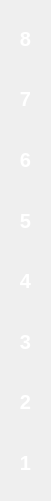
  <widget class="QWidget" name="verticalLayoutWidget">
   <property name="geometry">
    <rect>
     <x>40</x>
     <y>70</y>
     <width>51</width>
     <height>501</height>
    </rect>
   </property>
   <layout class="QVBoxLayout" name="verticalLayout">
    <item>
     <widget class="QLabel" name="label_10">
      <property name="font">
       <font>
        <pointsize>15</pointsize>
        <bold>true</bold>
       </font>
      </property>
      <property name="styleSheet">
       <string notr="true">color: white;</string>
      </property>
      <property name="text">
       <string>8</string>
      </property>
      <property name="alignment">
       <set>Qt::AlignCenter</set>
      </property>
     </widget>
    </item>
    <item>
     <widget class="QLabel" name="label_11">
      <property name="font">
       <font>
        <pointsize>15</pointsize>
        <bold>true</bold>
       </font>
      </property>
      <property name="styleSheet">
       <string notr="true">color: white;</string>
      </property>
      <property name="text">
       <string>7</string>
      </property>
      <property name="alignment">
       <set>Qt::AlignCenter</set>
      </property>
     </widget>
    </item>
    <item>
     <widget class="QLabel" name="label_14">
      <property name="font">
       <font>
        <pointsize>15</pointsize>
        <bold>true</bold>
       </font>
      </property>
      <property name="styleSheet">
       <string notr="true">color: white;</string>
      </property>
      <property name="text">
       <string>6</string>
      </property>
      <property name="alignment">
       <set>Qt::AlignCenter</set>
      </property>
     </widget>
    </item>
    <item>
     <widget class="QLabel" name="label_16">
      <property name="font">
       <font>
        <pointsize>15</pointsize>
        <bold>true</bold>
       </font>
      </property>
      <property name="styleSheet">
       <string notr="true">color: white;</string>
      </property>
      <property name="text">
       <string>5</string>
      </property>
      <property name="alignment">
       <set>Qt::AlignCenter</set>
      </property>
     </widget>
    </item>
    <item>
     <widget class="QLabel" name="label_12">
      <property name="font">
       <font>
        <pointsize>15</pointsize>
        <bold>true</bold>
       </font>
      </property>
      <property name="styleSheet">
       <string notr="true">color: white;</string>
      </property>
      <property name="text">
       <string>4</string>
      </property>
      <property name="alignment">
       <set>Qt::AlignCenter</set>
      </property>
     </widget>
    </item>
    <item>
     <widget class="QLabel" name="label_13">
      <property name="font">
       <font>
        <pointsize>15</pointsize>
        <bold>true</bold>
       </font>
      </property>
      <property name="styleSheet">
       <string notr="true">color: white;</string>
      </property>
      <property name="text">
       <string>3</string>
      </property>
      <property name="alignment">
       <set>Qt::AlignCenter</set>
      </property>
     </widget>
    </item>
    <item>
     <widget class="QLabel" name="label_15">
      <property name="font">
       <font>
        <pointsize>15</pointsize>
        <bold>true</bold>
       </font>
      </property>
      <property name="styleSheet">
       <string notr="true">color: white;</string>
      </property>
      <property name="text">
       <string>2</string>
      </property>
      <property name="alignment">
       <set>Qt::AlignCenter</set>
      </property>
     </widget>
    </item>
    <item>
     <widget class="QLabel" name="label_17">
      <property name="font">
       <font>
        <pointsize>15</pointsize>
        <bold>true</bold>
       </font>
      </property>
      <property name="styleSheet">
       <string notr="true">color: white;</string>
      </property>
      <property name="text">
       <string>1</string>
      </property>
      <property name="alignment">
       <set>Qt::AlignCenter</set>
      </property>
     </widget>
    </item>
   </layout>
  </widget>
